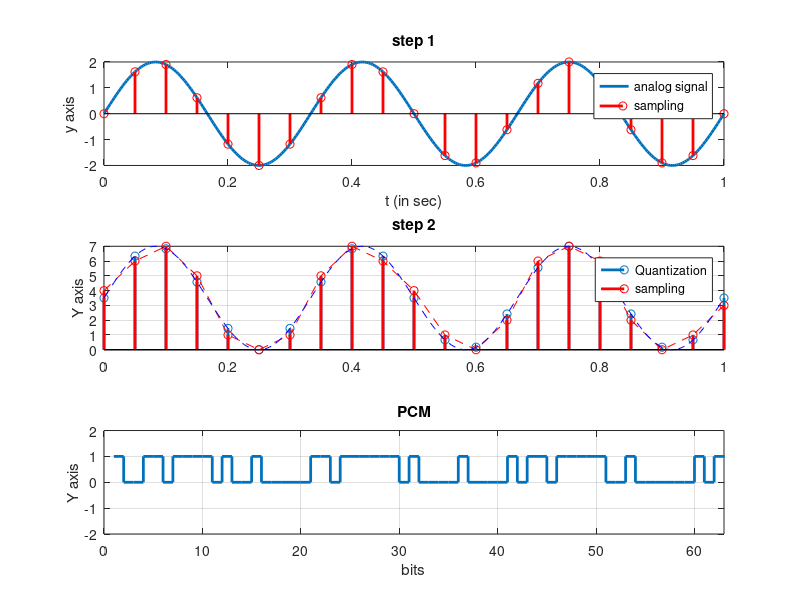

This figure's MATLAB source:
%Pulse Code Modulation
clc;
clear;
close all;

A = 2;
fc = 3;
fs = 20;
n = 3;
t = 0:1/(100*fc):1;
x = A*sin(2*pi*fc*t);
ts = 0:1/fs:1;
xs = A*sin(2*pi*fc*ts);
x1 = xs + A;
x1 = x1 / (2*A);
L = (-1 + 2^n);
x1 = L * x1;
xq = round(x1);
r = xq / L;
r = 2*A * r;
r = r - A;
y = [];
for i = 1:length(xq)
    d = dec2bin(xq(i), n);
    y = [y double(d) - 48];
end

MSE = sum((xs - r).^2) / length(xs);
Bitrate = n * fs;
Stepsize = 2*A / L;
QNoise = ((Stepsize)^2) / 12;

subplot(3, 1, 1);
plot(t, x, 'linewidth', 2)
title('step 1')
ylabel('y axis')
xlabel('t (in sec)')
hold on
stem(ts, xs, 'r', 'linewidth', 2)
hold off
legend('analog signal', 'sampling');

subplot(3, 1, 2);
stem(ts, x1, 'linewidth', 2)
title('step 2')
ylabel('Y axis')
hold on
stem(ts, xq, 'r', 'linewidth', 2)
plot(ts, xq, '--r')
plot(t, (x + A) * L / (2*A), '--b')
grid
hold off
legend('Quantization', 'sampling');

subplot(3, 1, 3);
stairs([y y(length(y))], 'linewidth', 2)
title('PCM')
ylabel('Y axis')
xlabel('bits')
axis([0 length(y) -2 2])
grid
